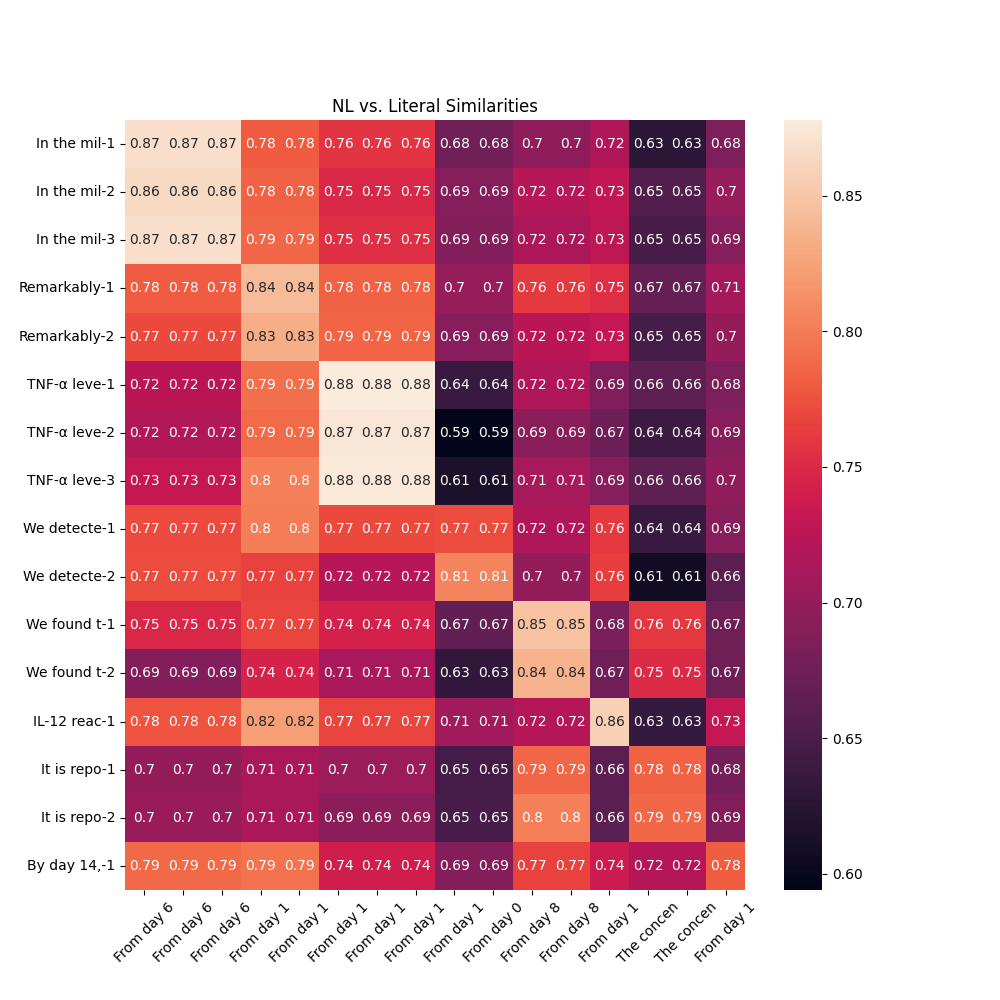

Reproduce this figure in Python.
import numpy as np
from sklearn.metrics.pairwise import cosine_similarity
import seaborn as sns
import matplotlib.pyplot as plt
import pickle

# first load the data
filename = 'st_qwen_p6_v2.pkl' # let's work with the ollama model first
results_dict = {}

try:
  with open(filename, "rb") as file:
    results_dict = pickle.load(file)
except Exception as e:
  print(e)

print("Loaded file")

# now we need to process the input in a way that's useful
# let's assume for now we only care about the first row
# what are we computing similarity between? the embedding and first stl

#     "nl": {
#       "embedding": embedding,
#       "stl": [(stl, embedding)],
#       "literal": [(literal, embedding)]
#     }

# in python, what's the best way to initialize things that you manipulate as local vars?
sim_arr = []
nl_statements = [] # these will be labels on the y-axis now
literal_statements = [] # these will be labels on the x-axis
A = [] # all stl
B = [] # all nl

for _id, (key, value) in enumerate(results_dict.items()):
  # value = a dictionary
  # record the nl statement
  nl_statement = key[:10]
  # need to iterate however many times there are STL statements: len(value['stl'])
  num_stl = len(value['stl'])
  for i in range(num_stl): # for each STL statement
    # add the nl, stl statements for the axes
    nl_statements.append(f"{nl_statement}-{i+1}")
    literal_statements.append(f"{value['literal'][i][0][:10]}")

    # value['stl'] = an array, value['stl'][0] = a tuple, value['stl'][0][1] = an element of a tuple
    # the 1 must stay the same, the 0 should be replaced by a variable
    A.append(value['literal'][i][1])
    B.append(value['embedding'])

A = np.array(A)
B = np.array(B)
print("Done computing A, B")
print(f"The A arr has shape: {A.shape}\nThe A arr is: {A}")
print(f"The B arr has shape: {B.shape}\nThe B arr is: {B}")

# once the vectors are loaded onto the axes, this gives us a 2d matrix of cosine sims
# need to produce an arr of matrices, one element per element in the sim_arr
sim_matrix = cosine_similarity(A,B)

print("Done computing sim matrix")
print(f"The sim matrix has shape: {sim_matrix.shape}\nThe sim matrix is: {sim_matrix}")

# now make the plots
plt.figure(figsize=(10,10))
ax = sns.heatmap(sim_matrix, annot=True)
plt.title(f"NL vs. Literal Similarities")
# ax.set(xlabel='x-label', ylabel='y-label', title='sample-title')
ax.set_yticklabels(nl_statements, rotation=0)
ax.set_xticklabels(literal_statements, rotation=45)
plt.savefig('nl_vs_literal_st_qwen_p6_v2.png')

# results_dict = {
#     "nl": {
#       "embedding": embedding,
#       "stl": [(stl, embedding)],
#       "literal": [(literal, embedding)]
#     }
# }
